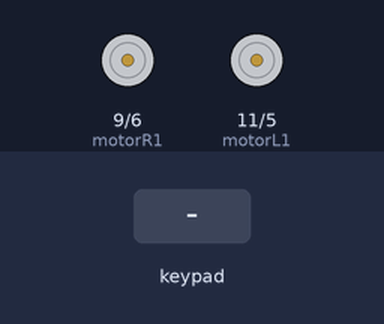
A sketch run on a simulated Arduino Uno, built with avr-gcc and run on an emulated ATmega328P. Shown: motor-driver pin pairs drawn as motors (green arrow = first pin HIGH = forward, orange = second pin HIGH = backward, longer = more drive). Inputs (shaded band) come from the test bench.

Above: at 1.2 s.
1.3 s: key 'U' pressed
At 1.45 s:
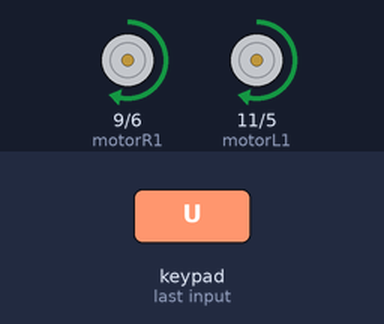
3.2 s: key 'D' pressed
At 3.35 s:
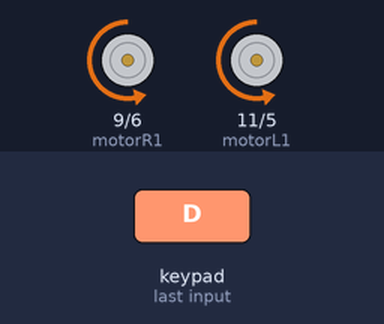
5.1 s: key 'L' pressed
At 5.25 s:
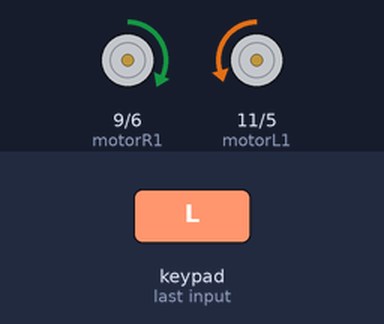
7.0 s: key 'R' pressed
At 7.15 s:
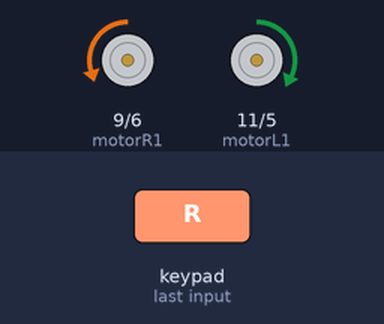
Timing chart, 0 to 9.9 s (numbered marks = the images above; inputs shaded):
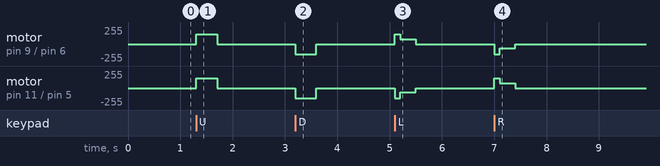

The sketch:

week7inclass.ino
```cpp
#include <Dabble.h>
const int motorL1 = 11;
const int motorL2 = 5;
const int motorR1 = 9;
const int motorR2 = 6;
void setup() {
  // put your setup code here, to run once:
  Dabble.begin(9600);
  Serial.begin(9600);

  pinMode(motorL1, OUTPUT);
  pinMode(motorL2, OUTPUT);
  pinMode(motorR1, OUTPUT);
  pinMode(motorR2, OUTPUT);
}

void loop() {
  // put your main code here, to run repeatedly:
  Dabble.processInput();
  if (GamePad.isUpPressed()) {
    straightWithSpeed3();
    delay(100);
    stop();
  } else if (GamePad.isDownPressed()) {
    backWithSpeed3();
    delay(100);
    stop();
  } else if (GamePad.isLeftPressed()) {
    leftWithSpeed3();
    delay(100);
    stop();
  } else if (GamePad.isRightPressed()) {
    rightWithSpeed3();
    delay(100);
    stop();
  } else {
    stop();
  }
}

// speed 1 ~ 3 --> slow ~fast
void straightWithSpeed1() {
  analogWrite(motorL1, 50);
  analogWrite(motorL2, 0);
  analogWrite(motorR1, 50);
  analogWrite(motorR2, 0);
}
void straightWithSpeed2() {
  analogWrite(motorL1, 70);
  analogWrite(motorL2, 0);
  analogWrite(motorR1, 70);
  analogWrite(motorR2, 0);
}
void straightWithSpeed3() {
  analogWrite(motorL1, 150);
  analogWrite(motorL2, 0);
  analogWrite(motorR1, 150);
  analogWrite(motorR2, 0);
}
void leftWithSpeed1() {
  analogWrite(motorL1, 40);
  analogWrite(motorL2, 0);
  analogWrite(motorR1, 60);
  analogWrite(motorR2, 0);
}
void leftWithSpeed2() {
  analogWrite(motorL1, 0);
  analogWrite(motorL2, 0);
  analogWrite(motorR1, 70);
  analogWrite(motorR2, 0);
}
void leftWithSpeed3() {
  analogWrite(motorL1, 0);
  analogWrite(motorL2, 60);
  analogWrite(motorR1, 70);
  analogWrite(motorR2, 0);
}
void rightWithSpeed1() {
  analogWrite(motorL1, 60);
  analogWrite(motorL2, 0);
  analogWrite(motorR1, 40);
  analogWrite(motorR2, 0);
}
void rightWithSpeed2() {
  analogWrite(motorL1, 70);
  analogWrite(motorL2, 0);
  analogWrite(motorR1, 0);
  analogWrite(motorR2, 0);
}
void rightWithSpeed3() {
  analogWrite(motorL1, 70);
  analogWrite(motorL2, 0);
  analogWrite(motorR1, 0);
  analogWrite(motorR2, 60);
}
void backWithSpeed1() {
  // TODO
}
void backWithSpeed2() {
  //TODO
}
void backWithSpeed3() {
  analogWrite(motorL1, 0);
  analogWrite(motorL2, 150);
  analogWrite(motorR1, 0);
  analogWrite(motorR2, 150);
}
void stop() {
  analogWrite(motorL1, 0);
  analogWrite(motorL2, 0);
  analogWrite(motorR1, 0);
  analogWrite(motorR2, 0);
}
```

Measured:
- after the input at 1.3 s, motor on pin 9 (motorR1) / pin 6 (motorR2), motor on pin 11 (motorL1) / pin 5 (motorL2): stopped → forward 150/255 at once, → stopped 0.40 s later
- after the input at 3.2 s, motor on pin 9 (motorR1) / pin 6 (motorR2), motor on pin 11 (motorL1) / pin 5 (motorL2): stopped → backward 150/255 at once, → stopped 0.40 s later
- after the input at 5.1 s, motor on pin 9 (motorR1) / pin 6 (motorR2): stopped → forward 150/255 at once, → forward 70/255 0.10 s later, → stopped 0.30 s later; motor on pin 11 (motorL1) / pin 5 (motorL2): stopped → backward 150/255 at once, → backward 60/255 0.10 s later, → stopped 0.30 s later
- after the input at 7.0 s, motor on pin 9 (motorR1) / pin 6 (motorR2): stopped → backward 150/255 at once, → backward 60/255 0.10 s later, → stopped 0.30 s later; motor on pin 11 (motorL1) / pin 5 (motorL2): stopped → forward 150/255 at once, → forward 70/255 0.10 s later, → stopped 0.30 s later
